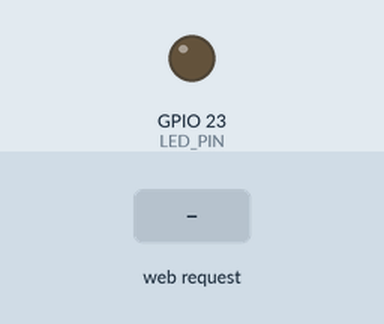
Bench run of a sketch on a simulated ESP32. Shown: output pins drawn as LEDs (lit = HIGH). The inputs (shaded band) are chosen by the test bench. What the sketch prints to the serial monitor is not drawn.

Above: at 1.2 s.
1.3 s: HTTP request GET /on received
At 2.1 s:
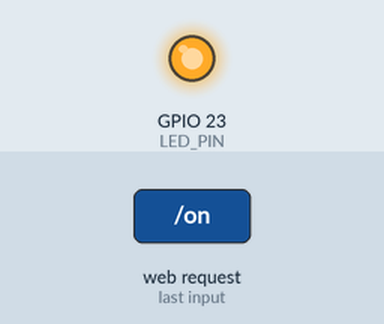
2.8 s: HTTP request GET /off received
At 3.2 s:
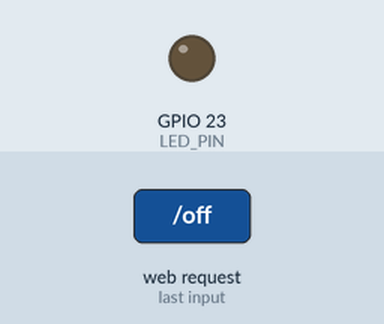
Timing chart, 0 to 5.8 s (numbered marks = the images above; inputs shaded):
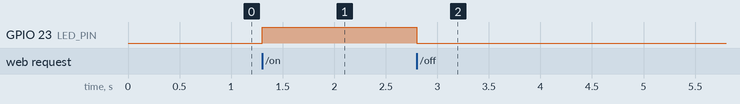

Measured:
- after the input at 1.3 s, GPIO 23 (LED_PIN): LOW → HIGH at once
- after the input at 2.8 s, GPIO 23 (LED_PIN): HIGH → LOW at once

The sketch:

main.ino
```cpp
#include <WiFi.h>
#include <WebServer.h>

// 1. Identifiants du réseau Wi-Fi généré par l'ESP32
const char* ssid = "ESP32-Local";
const char* password = "esp32demo";

// 2. Configuration matérielle
const int LED_PIN = 23;
bool ledOn = false; // Mémorise l'état de la LED

// 3. Création du serveur web sur le port standard HTTP (80)
WebServer server(80);

// --- FONCTION : Création de la page Web ---
String buildPage() {
  // L'utilisation de R"HTML(...)HTML" permet d'écrire du code HTML brut facilement
  String html = R"HTML(
<!DOCTYPE html>
<html lang="fr">
<head>
  <meta charset="UTF-8">
  <meta name="viewport" content="width=device-width, initial-scale=1">
  <title>Mon ESP32</title>
  <style>
    body { font-family: Arial, sans-serif; text-align: center; margin: 40px 16px; background: #f1f5f9; color: #172033; }
    .card { max-width: 380px; margin: auto; padding: 24px; background: white; border-radius: 18px; box-shadow: 0 4px 8px rgba(0,0,0,0.1); }
    a { display: inline-block; padding: 14px 20px; margin: 8px; color: white; text-decoration: none; border-radius: 10px; font-weight: bold; }
    .on  { background: #16a34a; }
    .off { background: #dc2626; }
  </style>
</head>
<body>
  <div class="card">
    <h1>Mon ESP32</h1>
    <p>Serveur web local</p>
    <p>État de la LED : <strong>
  )HTML";

  // Insertion dynamique de l'état de la LED dans le HTML
  html += ledOn ? "ALLUMÉE" : "ÉTEINTE";

  html += R"HTML(
    </strong></p>
    <a class="on" href="/on">ALLUMER</a>
    <a class="off" href="/off">ÉTEINDRE</a>
  </div>
</body>
</html>
  )HTML";

  return html;
}

// --- INITIALISATION ---
void setup() {
  Serial.begin(115200);

  // Initialisation de la broche de la LED
  pinMode(LED_PIN, OUTPUT);
  digitalWrite(LED_PIN, LOW);

  // 1. Création du réseau Wi-Fi (L'ESP32 devient un routeur)
  WiFi.mode(WIFI_AP);
  if (!WiFi.softAP(ssid, password)) {
    Serial.println("Erreur : création du Wi-Fi impossible");
    while (true) { delay(1000); } // Bloque le programme en cas d'erreur
  }

  Serial.print("Réseau créé ! Adresse IP : ");
  Serial.println(WiFi.softAPIP());

  // 2. Définition des "Routes" (Que fait le serveur selon l'URL demandée ?)

  // Page d'accueil
  server.on("/", []() {
    server.send(200, "text/html; charset=utf-8", buildPage());
  });

  // Action : Allumer
  server.on("/on", []() {
    ledOn = true;
    digitalWrite(LED_PIN, HIGH);
    server.sendHeader("Location", "/"); // Redirige vers l'accueil
    server.send(303, "text/plain", "");
  });

  // Action : Éteindre
  server.on("/off", []() {
    ledOn = false;
    digitalWrite(LED_PIN, LOW);
    server.sendHeader("Location", "/"); // Redirige vers l'accueil
    server.send(303, "text/plain", "");
  });

  // 3. Démarrage du serveur
  server.begin();
  Serial.println("Serveur HTTP démarré");
}

// --- BOUCLE PRINCIPALE ---
void loop() {
  // Écoute en permanence les requêtes de votre téléphone
  server.handleClient();
}
```
